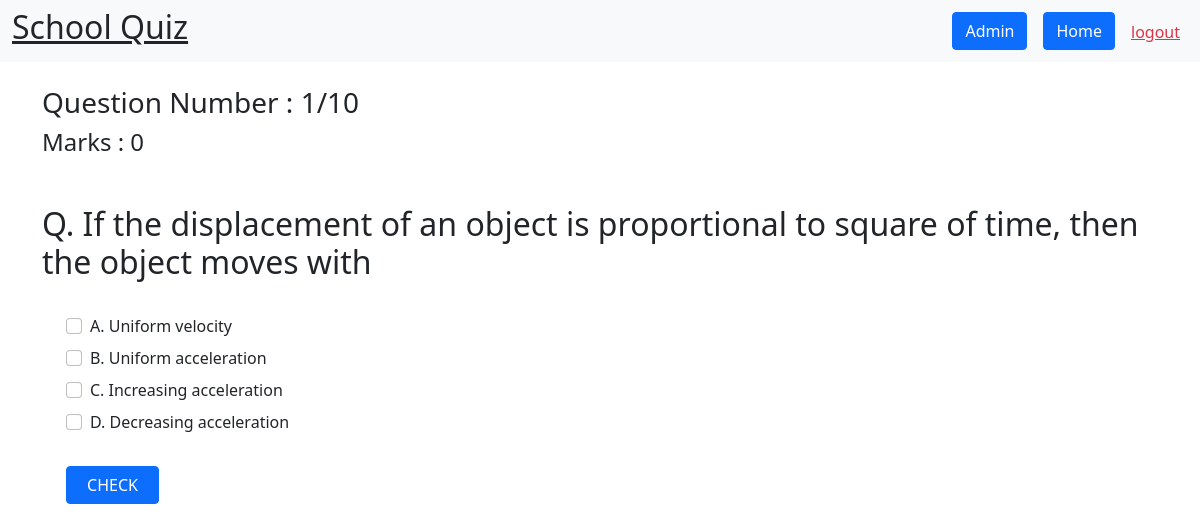
/appearquiz/1/1/ (signed in), run on the app's committed database.
### quiz/models.py (models this page shows, shortened)
class Questions(models.Model):
    quiz = models.ForeignKey(Quiz, on_delete=models.CASCADE)
    question_text = models.CharField(max_length=500)
    option_A = models.CharField(max_length=100)
    option_B = models.CharField(max_length=100)
    option_C = models.CharField(max_length=100)
    option_D = models.CharField(max_length=100)
    answer_A = models.BooleanField()
    answer_B = models.BooleanField()
    answer_C = models.BooleanField()
    answer_D = models.BooleanField()

### quiz/views.py (the view)
# urls.py: path('appearquiz/<int:qzid>/<int:qnid>/', views.appearQuestion),
def appearQuestion(request, qzid, qnid):
    quiz = Quiz.objects.get(id = qzid)
    questions = Questions.objects.filter(quiz=quiz)
    allquestions = []
    for q in questions:
        allquestions.append(q)
    if qnid > len(allquestions):
        return render(request, '404.html')
    appeared = AppearedQuizzes.objects.filter(user=request.user)
    if not appeared:
        return render(request, '404.html')
    if qnid == len(allquestions):
        last = True
    else:
        last = False
    constraints = {
        'name' : quiz.name,
        'question' : allquestions[qnid - 1],
        'number' : qnid,
        'mode': 'appear',
        'last': last,
    }
    return render(request, 'addAppearQuiz.html', constraints)

### templates/addAppearQuiz.html (shortened to what this page needs)
{% extends 'base.html' %}
{% block body %}
{% if user.is_authenticated %}
    {% if mode == 'appear' %}
    <div class="container mt-4 mb-4" >
        <form action="checkquiz/" method="POST" class="row">
            <h3 class="col-12">Question Number : {{number}}/10</h3>
            <h4 class="col-12 pb-4 mb-4">Marks : 0</h4>
            <h2>Q. {{question.question_text}}</h2>
            <div class="row m-4">
                <div class="form-check mb-2">
                    <input type="checkbox" class="form-check-input" id="op1" name="op1">
                    <label class="form-check-label" >A. {{question.option_A}}</label>
                </div>
                <div class="form-check mb-2">
                    <input type="checkbox" class="form-check-input" id="op2" name="op2">
                    <label class="form-check-label" >B. {{question.option_B}}</label>
                </div>
                <div class="form-check mb-2">
                    <input type="checkbox" class="form-check-input" id="op3" name="op3">
                    <label class="form-check-label" >C. {{question.option_C}}</label>
                </div>
                <div class="form-check mb-2">
                    <input type="checkbox" class="form-check-input" id="op4" name="op4">
                    <label class="form-check-label" >D. {{question.option_D}}</label>
                </div>
                <button onclick=done() type="submit" class="mt-4 col-2 col-lg-1 btn btn-primary" id="check">CHECK</button>
                <div class="col-2"></div>
            </div>
        </form>
    </div>
    {% endif %}
    {% else %}
    <div class="d-flex justify-content-spacearound">
        <h1 class="mt-4 pt-4">403 - Forbidden Area</h1>
    </div>
{% endif %}
{% endblock %}

### data on the page
Questions: question_text "If the displacement of an object is proportional to square of time, then the object moves with", option_A "Uniform velocity", option_B "Uniform acceleration", option_C "Increasing acceleration", option_D "Decreasing acceleration"

### other printed values
{{ number }} "1"
